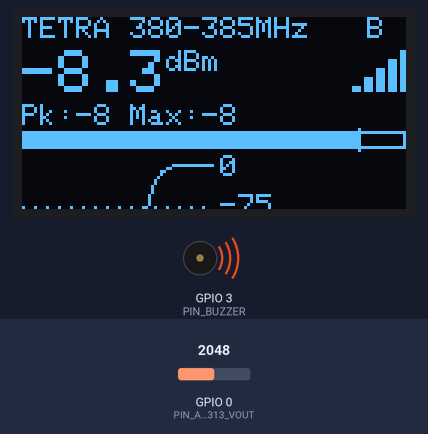
The sketch below on a simulated ESP32-C3. Shown: 128×64 one-colour display, buzzer (waves = sounding). The test bench sets the inputs (shaded band); at power-on: GPIO 0 (PIN_AD8313_VOUT) = 2048 (analog values on the 0–4095 scale). What the sketch prints to the serial monitor is not drawn.

Above: at 3.6 s.
3.7 s: GPIO 0 (PIN_AD8313_VOUT) set to 1415
At 3.94 s:
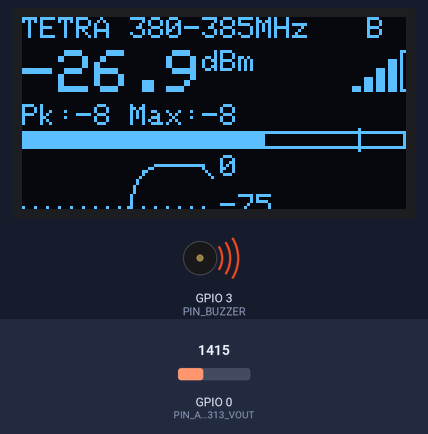
5.4 s: GPIO 0 (PIN_AD8313_VOUT) set to 1300
At 5.84 s:
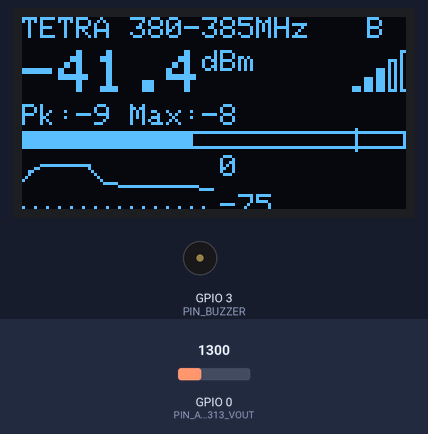
7.7 s: GPIO 0 (PIN_AD8313_VOUT) set to 852
At 8.14 s:
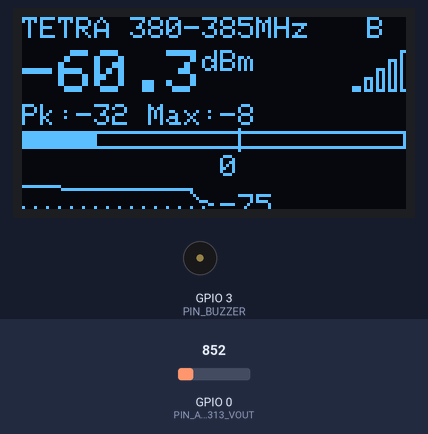
9.2 s: GPIO 0 (PIN_AD8313_VOUT) set to 749
At 9.54 s:
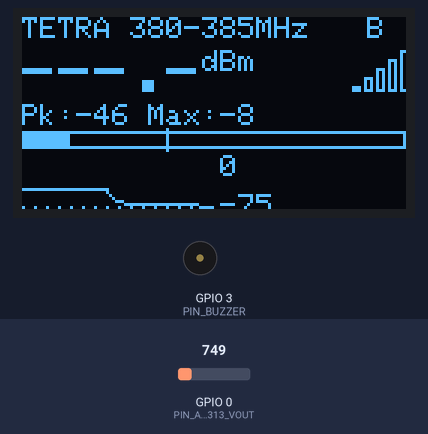
11.2 s: GPIO 0 (PIN_AD8313_VOUT) set to 612
At 11.34 s:
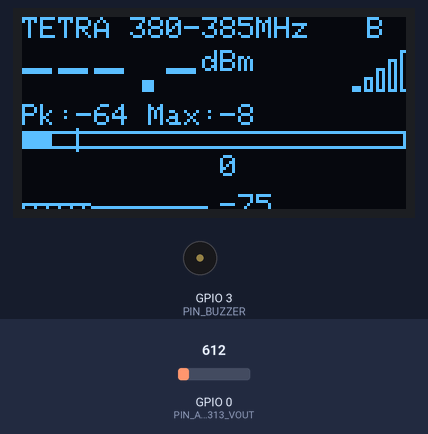
12.7 s: GPIO 0 (PIN_AD8313_VOUT) set to 548
At 14.9 s:
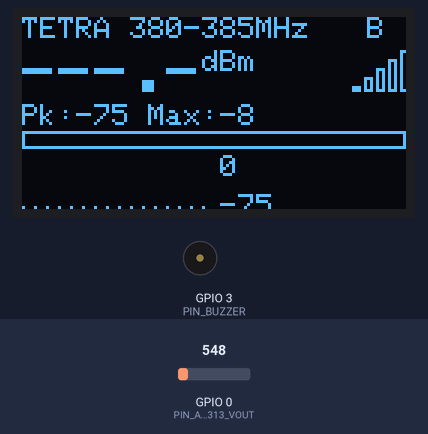
Timing chart, 0 to 15.6 s (numbered marks = the images above; inputs shaded):
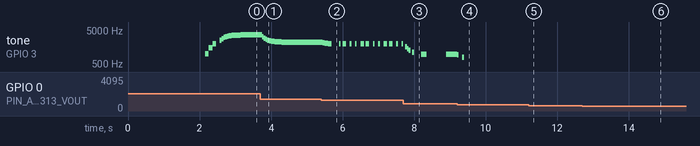

The sketch:

code.ino
```cpp
/*
 * =============================================================================
 *     Rakel-Detektor-v1.0
 * =============================================================================
 *
 * Hårdvara:
 *   - ESP32-C3 SuperMini
 *   - AD8313 logaritmisk detektor (med 380-385 MHz LC-filter)
 *   - SSD1306 OLED 0.96" (I2C: SDA=GPIO6, SCL=GPIO7)
 *   - Passiv buzzer (GPIO3)
 *   - AD8313 VOUT -> GPIO0 (ADC)
 *
 * Beskrivning:
 *   Läser av RF-signalstyrka från AD8313-modulen (via egenbyggt LC-filter
 *   för 380-385 MHz TETRA-bandet). Visar signalstyrka i dBm på OLED med
 *   bargraf, peak-hold, och signalhistorik. Buzzer ger akustisk indikering
 *   proportionell mot signalstyrkan.
 *
 * AD8313 Specifikationer (RSSI-läge, standardkoppling):
 *   - Slope:     ~18 mV/dB
 *   - Intercept: ~-100 dBm (50 Ohm)
 *   - VOUT = slope_mV * (Pin_dBm - intercept_dBm)
 *   - Dynamiskt område: ca -70 dBm till 0 dBm
 *
 * Kalibrering:
 *   Justera AD8313_SLOPE_MV och AD8313_INTERCEPT_DBM efter din hårdvara.
 *   Se kalibreringsrutinen nedan.
 *
 * Av: SA7BNB
 * Datum: 2026-02-01
 * =============================================================================
 */

#include <Wire.h>
#include <Adafruit_GFX.h>
#include <Adafruit_SSD1306.h>

// =============================================================================
// PIN-KONFIGURATION (ESP32-C3 SuperMini)
// =============================================================================
#define PIN_AD8313_VOUT   0    // ADC-ingång för AD8313 VOUT (GPIO0 = ADC1_CH0)
#define PIN_BUZZER        3    // Buzzer PWM-utgång
#define PIN_SDA           6    // I2C SDA för OLED
#define PIN_SCL           7    // I2C SCL för OLED

// =============================================================================
// OLED-KONFIGURATION
// =============================================================================
#define SCREEN_WIDTH      128
#define SCREEN_HEIGHT     64
#define OLED_RESET        -1
#define OLED_I2C_ADDR     0x3C

Adafruit_SSD1306 display(SCREEN_WIDTH, SCREEN_HEIGHT, &Wire, OLED_RESET);

// =============================================================================
// AD8313 KALIBRERING
// =============================================================================
// Standardvärden från databladet. Justera efter din specifika modul!
//
// Formel: dBm = (VOUT_mV / slope_mV) + intercept_dBm
//
// Kalibreringsförfarande:
// 1. Mata in en känd signalnivå (t.ex. -30 dBm) till AD8313
// 2. Läs av raw ADC-värdet / spänningen
// 3. Upprepa med en annan nivå (t.ex. -60 dBm)
// 4. Beräkna slope = (V1 - V2) / (dBm1 - dBm2)
// 5. Beräkna intercept = dBm1 - (V1 / slope)

#define AD8313_SLOPE_MV       18.0    // mV per dB (typiskt 17-20 mV/dB)
#define AD8313_INTERCEPT_DBM  -100.0  // dBm intercept (typiskt -100 dBm @ 50 Ohm)

// ADC-konfiguration ESP32-C3
#define ADC_RESOLUTION    12          // 12-bit ADC
#define ADC_MAX_VALUE     4095        // 2^12 - 1
#define ADC_REF_VOLTAGE   3300.0      // ESP32-C3 ADC referensspänning i mV (3.3V)

// =============================================================================
// DETEKTOR-INSTÄLLNINGAR
// =============================================================================
#define SIGNAL_THRESHOLD_DBM   -65.0  // Tröskel för "signal detekterad" (dBm)
#define ALARM_THRESHOLD_DBM    -40.0  // Tröskel för stark signal-alarm (dBm)
#define NOISE_FLOOR_DBM        -75.0  // Brusgolv (under detta = inget att visa)
#define MAX_SIGNAL_DBM           0.0  // Maximal förväntad signal

// Buzzer
#define BUZZER_MIN_FREQ       800     // Lägsta buzzer-frekvens (Hz)
#define BUZZER_MAX_FREQ       4000    // Högsta buzzer-frekvens (Hz)
#define BUZZER_CHANNEL        0       // LEDC-kanal för PWM

// Sampling & medelvärdesbildning
#define NUM_ADC_SAMPLES       32      // Antal ADC-samplingar för medelvärde
#define SAMPLE_INTERVAL_MS    50      // Tid mellan uppdateringar (ms)
#define PEAK_HOLD_TIME_MS     2000    // Peak-hold tid (ms)

// Historik/graf
#define HISTORY_LENGTH        64      // Antal historikpunkter (pixlar bred)
#define HISTORY_HEIGHT        20      // Höjd på historikgrafen (pixlar)

// =============================================================================
// GLOBALA VARIABLER
// =============================================================================
float currentDbm = NOISE_FLOOR_DBM;
float peakDbm = NOISE_FLOOR_DBM;
unsigned long peakTime = 0;
float signalHistory[HISTORY_LENGTH];
int historyIndex = 0;
bool buzzerEnabled = true;
unsigned long lastSampleTime = 0;
unsigned long lastDisplayTime = 0;
unsigned long signalDetectedCount = 0;
float maxSessionDbm = NOISE_FLOOR_DBM;
float avgDbm = NOISE_FLOOR_DBM;

// EMA (Exponential Moving Average) filter
#define EMA_ALPHA  0.3  // 0.0–1.0, högre = snabbare respons
float emaDbm = NOISE_FLOOR_DBM;

// =============================================================================
// FUNKTIONSPROTOTYPER
// =============================================================================
float readAD8313_dBm();
float adcToMillivolts(int adcValue);
float millivoltsToDbm(float mv);
void updateDisplay();
void updateBuzzer(float dBm);
void updateHistory(float dBm);
void drawBargraph(int x, int y, int width, int height, float dBm);
void drawHistory(int x, int y);
void drawSignalIndicator(int x, int y, float dBm);
void showSplashScreen();

// =============================================================================
// SETUP
// =============================================================================
void setup() {
  Serial.begin(115200);
  delay(100);

  Serial.println(F("================================"));
  Serial.println(F("  TETRA Signal Detector v1.0"));
  Serial.println(F("  380-385 MHz LC-Filter + AD8313"));
  Serial.println(F("  ESP32-C3 SuperMini"));
  Serial.println(F("  SA7BNB"));
  Serial.println(F("================================"));

  // --- ADC Setup ---
  analogReadResolution(ADC_RESOLUTION);
  // ESP32-C3: ADC1 tillgänglig, med 11dB attenuation för 0-3.3V
  analogSetAttenuation(ADC_11db);

  // --- Buzzer Setup (LEDC PWM) ---
  ledcAttach(PIN_BUZZER, 2000, 8);  // pin, freq, resolution
  ledcWrite(PIN_BUZZER, 0);         // Starta tyst

  // --- I2C & OLED Setup ---
  Wire.begin(PIN_SDA, PIN_SCL);

  if (!display.begin(SSD1306_SWITCHCAPVCC, OLED_I2C_ADDR)) {
    Serial.println(F("OLED SSD1306 hittades inte!"));
    // Blinka buzzer som felindikering
    for (int i = 0; i < 5; i++) {
      ledcWriteTone(PIN_BUZZER, 1000);
      delay(100);
      ledcWrite(PIN_BUZZER, 0);
      delay(100);
    }
    while (1) { delay(1000); } // Häng här vid OLED-fel
  }

  display.clearDisplay();
  display.setTextColor(SSD1306_WHITE);

  // --- Initiera historik ---
  for (int i = 0; i < HISTORY_LENGTH; i++) {
    signalHistory[i] = NOISE_FLOOR_DBM;
  }

  // --- Splash Screen ---
  showSplashScreen();

  // --- Startton ---
  ledcWriteTone(PIN_BUZZER, 1000);
  delay(100);
  ledcWriteTone(PIN_BUZZER, 1500);
  delay(100);
  ledcWriteTone(PIN_BUZZER, 2000);
  delay(100);
  ledcWrite(PIN_BUZZER, 0);

  Serial.println(F("System redo. Börjar mätning..."));
  Serial.println(F(""));
  Serial.println(F("RAW_ADC, mV, dBm, Peak_dBm"));
}

// =============================================================================
// HUVUDLOOP
// =============================================================================
void loop() {
  unsigned long now = millis();

  // --- Sampling med jämna intervall ---
  if (now - lastSampleTime >= SAMPLE_INTERVAL_MS) {
    lastSampleTime = now;

    // Läs AD8313
    float rawDbm = readAD8313_dBm();

    // EMA-filtrering för mjukare display
    emaDbm = (EMA_ALPHA * rawDbm) + ((1.0 - EMA_ALPHA) * emaDbm);
    currentDbm = emaDbm;

    // Begränsa till rimligt intervall
    if (currentDbm < NOISE_FLOOR_DBM) currentDbm = NOISE_FLOOR_DBM;
    if (currentDbm > MAX_SIGNAL_DBM)  currentDbm = MAX_SIGNAL_DBM;

    // Uppdatera peak-hold
    if (currentDbm > peakDbm) {
      peakDbm = currentDbm;
      peakTime = now;
    } else if (now - peakTime > PEAK_HOLD_TIME_MS) {
      // Sakta sänk peak-värdet
      peakDbm -= 0.5;
      if (peakDbm < currentDbm) peakDbm = currentDbm;
    }

    // Session-max
    if (currentDbm > maxSessionDbm) {
      maxSessionDbm = currentDbm;
    }

    // Detekteringsräknare
    if (currentDbm > SIGNAL_THRESHOLD_DBM) {
      signalDetectedCount++;
    }

    // Uppdatera historik
    updateHistory(currentDbm);

    // Buzzer
    updateBuzzer(currentDbm);

    // Seriell logg (för kalibrering och debugging)
    // Läs raw ADC en gång till för logg
    int rawAdc = analogRead(PIN_AD8313_VOUT);
    float mv = adcToMillivolts(rawAdc);
    Serial.printf("%d, %.1f, %.1f, %.1f\n", rawAdc, mv, currentDbm, peakDbm);
  }

  // --- Display-uppdatering (lite långsammare än sampling) ---
  if (now - lastDisplayTime >= 100) {
    lastDisplayTime = now;
    updateDisplay();
  }
}

// =============================================================================
// AD8313 AVLÄSNING
// =============================================================================
float readAD8313_dBm() {
  long sum = 0;

  // Översampling för bättre precision och brusreduktion
  for (int i = 0; i < NUM_ADC_SAMPLES; i++) {
    sum += analogRead(PIN_AD8313_VOUT);
    delayMicroseconds(50);  // Kort delay mellan sampel
  }

  float avgAdc = (float)sum / NUM_ADC_SAMPLES;
  float mv = adcToMillivolts((int)avgAdc);
  float dBm = millivoltsToDbm(mv);

  return dBm;
}

float adcToMillivolts(int adcValue) {
  // ESP32-C3 ADC med 11dB attenuation: 0-2500mV effektivt (icke-linjärt i övre delen)
  // Vi använder den inbyggda kalibreringen om möjlig
  return (float)adcValue * ADC_REF_VOLTAGE / ADC_MAX_VALUE;
}

float millivoltsToDbm(float mv) {
  // AD8313 formel: VOUT = slope * (Pin - intercept)
  // Omvänt:  Pin(dBm) = (VOUT_mV / slope_mV) + intercept_dBm
  return (mv / AD8313_SLOPE_MV) + AD8313_INTERCEPT_DBM;
}

// =============================================================================
// BUZZER-STYRNING
// =============================================================================
void updateBuzzer(float dBm) {
  if (!buzzerEnabled) {
    ledcWrite(PIN_BUZZER, 0);
    return;
  }

  if (dBm > SIGNAL_THRESHOLD_DBM) {
    // Mappa signalstyrka till frekvens
    float range = MAX_SIGNAL_DBM - SIGNAL_THRESHOLD_DBM;
    float normalized = (dBm - SIGNAL_THRESHOLD_DBM) / range;
    if (normalized > 1.0) normalized = 1.0;
    if (normalized < 0.0) normalized = 0.0;

    int freq = BUZZER_MIN_FREQ + (int)(normalized * (BUZZER_MAX_FREQ - BUZZER_MIN_FREQ));

    // Stark signal: kontinuerlig ton
    // Svag signal: pulserande ton
    if (dBm > ALARM_THRESHOLD_DBM) {
      // Stark signal - kontinuerlig ton med hög frekvens
      ledcWriteTone(PIN_BUZZER, freq);
    } else {
      // Svagare signal - pulserande ton
      unsigned long pulseRate = map(
        constrain((int)(dBm * 10), (int)(SIGNAL_THRESHOLD_DBM * 10), (int)(ALARM_THRESHOLD_DBM * 10)),
        (int)(SIGNAL_THRESHOLD_DBM * 10),
        (int)(ALARM_THRESHOLD_DBM * 10),
        500,   // Långsam puls vid svag signal (ms)
        50     // Snabb puls vid starkare signal (ms)
      );

      if ((millis() % (pulseRate * 2)) < pulseRate) {
        ledcWriteTone(PIN_BUZZER, freq);
      } else {
        ledcWrite(PIN_BUZZER, 0);
      }
    }
  } else {
    // Ingen signal över tröskeln - tyst
    ledcWrite(PIN_BUZZER, 0);
  }
}

// =============================================================================
// SIGNALHISTORIK
// =============================================================================
void updateHistory(float dBm) {
  signalHistory[historyIndex] = dBm;
  historyIndex = (historyIndex + 1) % HISTORY_LENGTH;
}

// =============================================================================
// DISPLAY
// =============================================================================
void updateDisplay() {
  display.clearDisplay();

  // ---- Rad 1: Titel och statusikoner (y=0) ----
  display.setTextSize(1);
  display.setCursor(0, 0);
  display.print(F("TETRA 380-385MHz"));

  // Buzzer-ikon
  if (buzzerEnabled) {
    display.setCursor(115, 0);
    display.print(F("B"));
  }

  // ---- Rad 2: Signalstyrka i dBm (y=10, stor text) ----
  display.setTextSize(2);
  display.setCursor(0, 11);

  if (currentDbm > SIGNAL_THRESHOLD_DBM) {
    // Signal detekterad - visa dBm
    display.printf("%.1f", currentDbm);
    display.setTextSize(1);
    display.print(F("dBm"));
  } else {
    // Ingen signal
    display.print(F("---.-"));
    display.setTextSize(1);
    display.print(F("dBm"));
  }

  // ---- Signal-styrka-ikon (höger sida, y=11) ----
  drawSignalIndicator(110, 11, currentDbm);

  // ---- Rad 3: Peak och info (y=29) ----
  display.setTextSize(1);
  display.setCursor(0, 29);
  display.printf("Pk:%.0f Max:%.0f", peakDbm, maxSessionDbm);

  // ---- Rad 4: Bargraf (y=38) ----
  drawBargraph(0, 38, 128, 6, currentDbm);

  // Peak-markör på bargraf
  if (peakDbm > NOISE_FLOOR_DBM) {
    float peakNorm = (peakDbm - NOISE_FLOOR_DBM) / (MAX_SIGNAL_DBM - NOISE_FLOOR_DBM);
    if (peakNorm > 1.0) peakNorm = 1.0;
    if (peakNorm < 0.0) peakNorm = 0.0;
    int peakX = (int)(peakNorm * 127);
    display.drawFastVLine(peakX, 37, 8, SSD1306_WHITE);
  }

  // ---- Rad 5: Historikgraf (y=46) ----
  drawHistory(0, 46);

  display.display();
}

// =============================================================================
// BARGRAF
// =============================================================================
void drawBargraph(int x, int y, int width, int height, float dBm) {
  // Ram
  display.drawRect(x, y, width, height, SSD1306_WHITE);

  // Fyllning proportionell mot dBm
  float normalized = (dBm - NOISE_FLOOR_DBM) / (MAX_SIGNAL_DBM - NOISE_FLOOR_DBM);
  if (normalized > 1.0) normalized = 1.0;
  if (normalized < 0.0) normalized = 0.0;

  int fillWidth = (int)(normalized * (width - 2));
  if (fillWidth > 0) {
    display.fillRect(x + 1, y + 1, fillWidth, height - 2, SSD1306_WHITE);
  }
}

// =============================================================================
// SIGNALHISTORIK-GRAF
// =============================================================================
void drawHistory(int x, int y) {
  // Rita en linjegraf med historikdata
  int graphWidth = HISTORY_LENGTH;
  int graphHeight = HISTORY_HEIGHT;

  // Basline
  display.drawFastHLine(x, y + graphHeight - 1, graphWidth, SSD1306_WHITE);

  // Tröskelmarkering (streckad linje)
  float threshNorm = (SIGNAL_THRESHOLD_DBM - NOISE_FLOOR_DBM) / (MAX_SIGNAL_DBM - NOISE_FLOOR_DBM);
  int threshY = y + graphHeight - 1 - (int)(threshNorm * (graphHeight - 1));
  for (int i = x; i < x + graphWidth; i += 4) {
    display.drawPixel(i, threshY, SSD1306_WHITE);
  }

  // Rita historiklinjen
  for (int i = 0; i < graphWidth - 1; i++) {
    int idx1 = (historyIndex + i) % HISTORY_LENGTH;
    int idx2 = (historyIndex + i + 1) % HISTORY_LENGTH;

    float norm1 = (signalHistory[idx1] - NOISE_FLOOR_DBM) / (MAX_SIGNAL_DBM - NOISE_FLOOR_DBM);
    float norm2 = (signalHistory[idx2] - NOISE_FLOOR_DBM) / (MAX_SIGNAL_DBM - NOISE_FLOOR_DBM);

    norm1 = constrain(norm1, 0.0f, 1.0f);
    norm2 = constrain(norm2, 0.0f, 1.0f);

    int y1 = y + graphHeight - 1 - (int)(norm1 * (graphHeight - 1));
    int y2 = y + graphHeight - 1 - (int)(norm2 * (graphHeight - 1));

    display.drawLine(x + i, y1, x + i + 1, y2, SSD1306_WHITE);
  }

  // Skala: min/max labels
  display.setTextSize(1);
  display.setCursor(x + graphWidth + 2, y);
  display.printf("%.0f", MAX_SIGNAL_DBM);
  display.setCursor(x + graphWidth + 2, y + graphHeight - 7);
  display.printf("%.0f", NOISE_FLOOR_DBM);
}

// =============================================================================
// SIGNAL-STYRKA-IKON (som WiFi/mobilstaplar)
// =============================================================================
void drawSignalIndicator(int x, int y, float dBm) {
  int bars = 0;

  if (dBm > SIGNAL_THRESHOLD_DBM)  bars = 1;
  if (dBm > -55.0)                 bars = 2;
  if (dBm > -45.0)                 bars = 3;
  if (dBm > -30.0)                 bars = 4;
  if (dBm > -15.0)                 bars = 5;

  int barWidth = 3;
  int spacing = 1;
  int maxHeight = 14;

  for (int i = 0; i < 5; i++) {
    int barHeight = 2 + (i * 3);
    int bx = x + i * (barWidth + spacing);
    int by = y + maxHeight - barHeight;

    if (i < bars) {
      display.fillRect(bx, by, barWidth, barHeight, SSD1306_WHITE);
    } else {
      display.drawRect(bx, by, barWidth, barHeight, SSD1306_WHITE);
    }
  }
}

// =============================================================================
// SPLASH SCREEN
// =============================================================================
void showSplashScreen() {
  display.clearDisplay();

  display.setTextSize(2);
  display.setCursor(10, 0);
  display.print(F("TETRA"));

  display.setTextSize(1);
  display.setCursor(10, 20);
  display.print(F("Signal Detector"));

  display.setCursor(10, 32);
  display.print(F("380-385 MHz"));

  display.setCursor(10, 44);
  display.print(F("AD8313 + LC-Filter"));

  display.setCursor(10, 56);
  display.print(F("SA7BNB  v1.0"));

  display.display();
  delay(2000);
}
```

Measured:
- the behaviour switches between 1341 and 1340 on GPIO 0 (PIN_AD8313_VOUT) (found by bisection; images 1 and 2)
- the behaviour switches between 782 and 781 on GPIO 0 (PIN_AD8313_VOUT) (found by bisection; images 3 and 4)
- the behaviour switches between 572 and 571 on GPIO 0 (PIN_AD8313_VOUT) (found by bisection; images 5 and 6)
- after the input at 3.7 s, tone on GPIO 3 (PIN_BUZZER): plays 3171 Hz for 0.05 s, 2879 Hz for 0.05 s, 2674 Hz for 0.05 s, 2530 Hz for 0.05 s, 2430 Hz for 0.05 s, 2359 Hz for 0.05 s … (20 notes in this stretch), starting after 0.05 s
- after the input at 5.4 s, tone on GPIO 3 (PIN_BUZZER): plays 2119 Hz for 0.05 s, 2066 Hz for 0.05 s, 2029 Hz for 0.05 s, 2003 Hz for 0.05 s, 1984 Hz for 0.05 s, 1949 Hz for 0.05 s … (18 notes in this stretch), starting after 0.05 s
- by itself, tone on GPIO 3 (PIN_BUZZER): plays 1000 Hz for 0.10 s, 1500 Hz for 0.10 s, 2000 Hz for 0.10 s, 2464 Hz for 0.05 s, 2802 Hz for 0.05 s, 3039 Hz for 0.05 s … (23 notes in this stretch)
